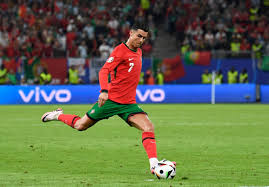
#> input picture IMG1.jpg, 269 x 187 px
$ python 008_texture_segmentation.py   (older library calls are emulated)
#> lines starting #> are read from the running program, lines starting #| are printed output that depends on the picture
# [29 lines of commented-out code are left out]
import cv2
import numpy as np
import matplotlib.pyplot as plt
from skimage.feature import graycomatrix, graycoprops
from sklearn.cluster import KMeans
from sklearn.preprocessing import StandardScaler

# Load grayscale image
image = cv2.imread('IMG1.jpg', cv2.IMREAD_GRAYSCALE)
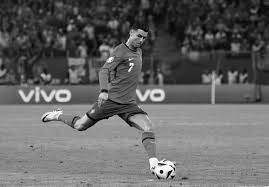
#> image: shape (187, 269); min 0, max 255, mean 100.3

# Define patch size
patch_size = 16  # Adjust as needed
h, w = image.shape
#> h = 187; w = 269
texture_features = []
patch_indices = []

# Extract GLCM features for each patch
for i in range(0, h, patch_size):
    for j in range(0, w, patch_size):
        patch = image[i:i+patch_size, j:j+patch_size]
        if patch.size == 0:  # Skip empty patches
            continue
        glcm = graycomatrix(patch, distances=[1], angles=[0], levels=256, symmetric=True, normed=True)
        contrast = graycoprops(glcm, 'contrast')[0, 0]
        correlation = graycoprops(glcm, 'correlation')[0, 0]
        texture_features.append([contrast, correlation])
        patch_indices.append((i, j))
#> after the loop, patch_indices = 204 pairs, first value 0 to 176, second value 0 to 256; texture_features = 204 pairs, first value 0.225 to 3786.5, second value 0.532 to 1

# Normalize features
texture_features = np.array(texture_features)
scaler = StandardScaler()
texture_features = scaler.fit_transform(texture_features)
#> texture_features = 204 pairs, first value -0.516 to 10.04, second value -3.5 to 1.41

# Apply K-Means
kmeans = KMeans(n_clusters=3, random_state=42)
labels = kmeans.fit_predict(texture_features)
#> labels = 204 values, max 2 at index 2, min 0 at index 41, mean 1.2

# Reconstruct segmented image
segmented_image = np.zeros((h, w), dtype=np.uint8)
for idx, (i, j) in enumerate(patch_indices):
    segmented_image[i:i+patch_size, j:j+patch_size] = labels[idx]
#> this loop made 204 passes
#> (i, j) on passes 1 to 3: (0, 0), (0, 16), (0, 32)
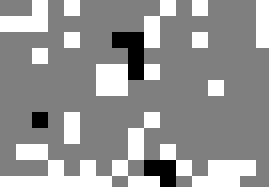
#> segmented_image: shape (187, 269); min 0, max 2, mean 1.18; drawn with min black and max white

# Show images
plt.figure(figsize=(10, 5))
plt.subplot(1, 2, 1)
plt.title("Original Image")
plt.imshow(image, cmap='gray')
plt.subplot(1, 2, 2)
plt.title("Texture-Based Segmentation")
plt.imshow(segmented_image, cmap='jet')
plt.show()
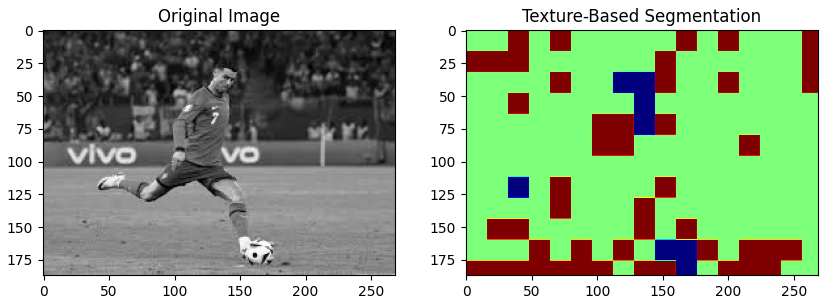
#> figure drawn by matplotlib, 2 panels

$ run again, with IMG3.jpg copied over IMG1.jpg
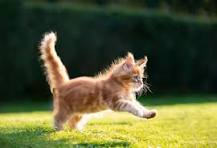
#> input picture IMG3.jpg, 217 x 148 px
#> `image = cv2.imread('IMG1.jpg', cv2.IMREAD_GRAYSCALE)`:
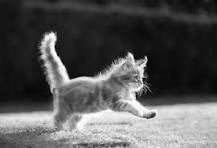
#> image: shape (148, 217); min 0, max 255, mean 85.6
#> after the loop `for i in range(0, h, patch_size):`: patch_indices = 140 pairs, first value 0 to 144, second value 0 to 208; texture_features = 140 pairs, first value 0.321 to 2023.1, second value 0.231 to 1
#> `texture_features = scaler.fit_transform(texture_features)`: texture_features = 140 pairs, first value -0.509 to 5.7, second value -4.86 to 0.848
#> labels = 140 values, max 2 at index 31, min 0 at index 0, mean 0.293
#> the loop `for idx, (i, j) in enumerate(patch_indices):` made 140 passes
#> (i, j) on passes 1 to 8: (0, 0), (0, 16), (0, 32), (0, 48), (0, 64), (0, 80), (0, 96), (0, 112)
#> `plt.show()`:
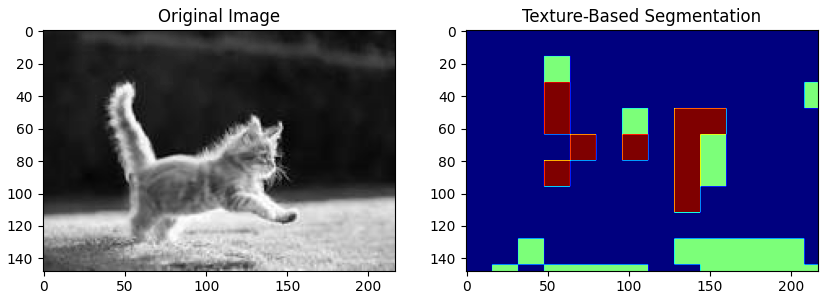
#> figure drawn by matplotlib, 2 panels

$ run again, with IMG2.jpg copied over IMG1.jpg
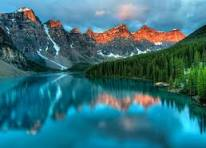
#> input picture IMG2.jpg, 206 x 148 px
#> `image = cv2.imread('IMG1.jpg', cv2.IMREAD_GRAYSCALE)`:
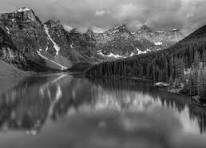
#> image: shape (148, 206); min 1, max 255, mean 95.8
#> after the loop `for i in range(0, h, patch_size):`: patch_indices = 130 pairs, first value 0 to 144, second value 0 to 192; texture_features = 130 pairs, first value 0.433 to 1188.8, second value 0.206 to 0.995
#> `texture_features = scaler.fit_transform(texture_features)`: texture_features = 130 pairs, first value -0.801 to 5.08, second value -4.43 to 0.988
#> labels = 130 values, max 2 at index 13, min 0 at index 1, mean 0.815
#> the loop `for idx, (i, j) in enumerate(patch_indices):` made 130 passes
#> (i, j) on passes 1 to 8: (0, 0), (0, 16), (0, 32), (0, 48), (0, 64), (0, 80), (0, 96), (0, 112)
#> `plt.show()`:
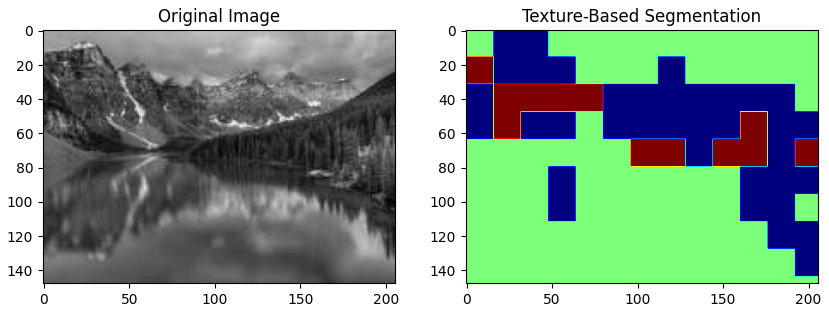
#> figure drawn by matplotlib, 2 panels
